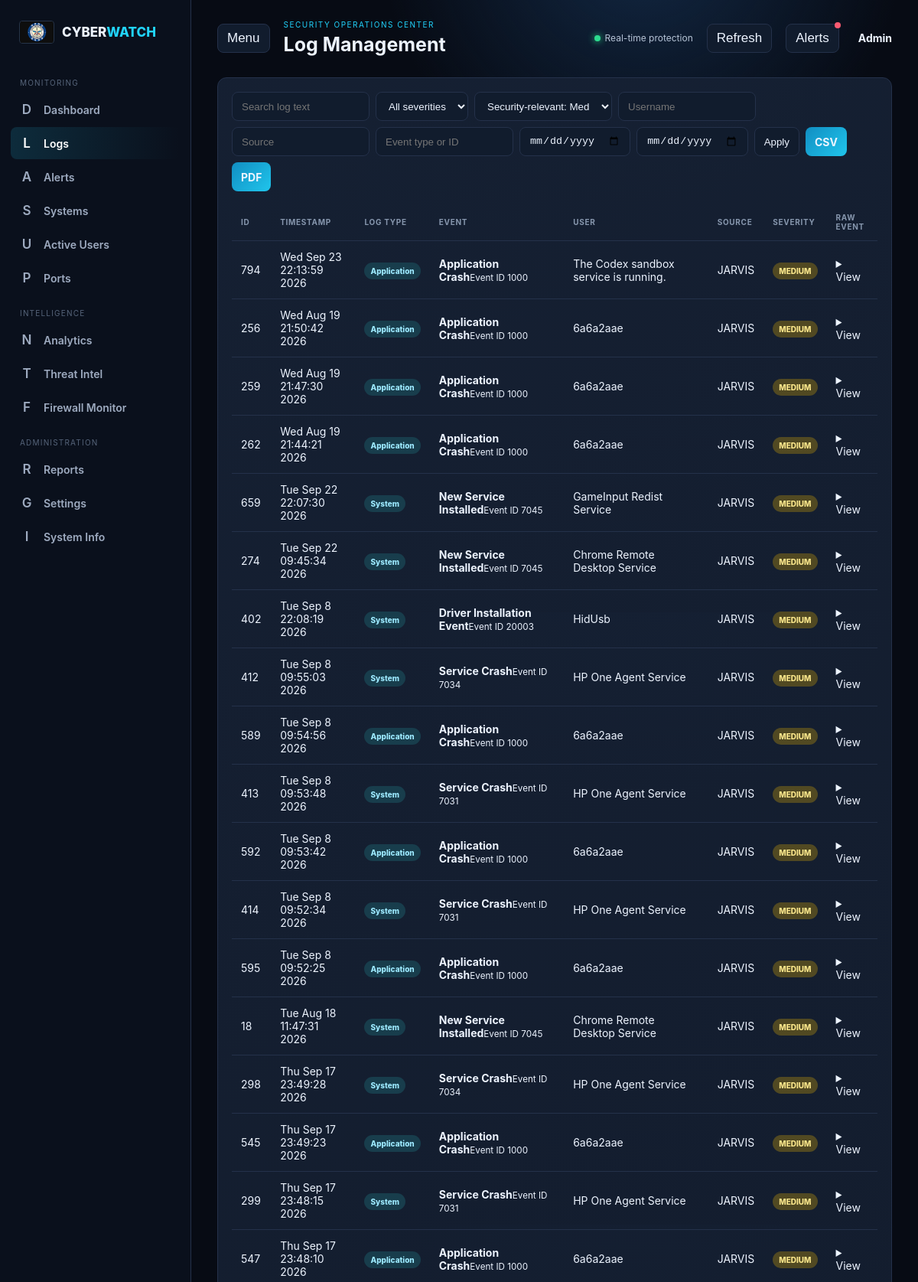
Page /logs (upper part) on the committed database.
### tables this page shows
CREATE TABLE logs(
            id INTEGER PRIMARY KEY AUTOINCREMENT,
            timestamp TEXT NOT NULL,
            event_type TEXT NOT NULL,
            username TEXT NOT NULL DEFAULT 'SYSTEM',
            source TEXT NOT NULL DEFAULT 'Unknown',
            computer TEXT DEFAULT '',
            channel TEXT DEFAULT '',
            event_id INTEGER DEFAULT 0,
            severity TEXT DEFAULT 'INFO',
            message TEXT DEFAULT '',
            raw_event TEXT DEFAULT '',
            record_number INTEGER DEFAULT 0,
            fingerprint TEXT UNIQUE
        );

### app.py (the view)
@app.route("/logs")
def logs_page():
    minimum_severity = request.args.get("minimum_severity", "MEDIUM")
    logs = search_logs(keyword=request.args.get("q", ""), severity=request.args.get("severity", ""), minimum_severity=minimum_severity,
        username=request.args.get("username", ""), source=request.args.get("source", ""),
        event_type=request.args.get("event_type", ""), date_from=request.args.get("date_from", ""),
        date_to=request.args.get("date_to", ""), limit=250)
    logs = [dict(log, explanation=explain_event(dict(log))) for log in logs]
    filters = request.args.to_dict(); filters.setdefault("minimum_severity", minimum_severity)
    return render_template("logs.html", logs=logs, filters=filters)

### app.py (called while the page is built, shortened)
@app.before_request
def require_login():
    if not REQUIRE_LOGIN:
        return None

### database.py (called while the page is built)
def get_connection():
    conn = sqlite3.connect(DB_PATH)
    conn.row_factory = sqlite3.Row
    conn.execute("PRAGMA foreign_keys=ON")
    conn.execute("PRAGMA busy_timeout=5000")
    return conn

def _query_logs(where="", params=(), limit=250, offset=0):
    conn = get_connection()
    query = f"SELECT * FROM logs {where} ORDER BY timestamp DESC, id DESC LIMIT ? OFFSET ?"
    rows = conn.execute(query, (*params, limit, offset)).fetchall()
    conn.close()
    return rows

### severity_policy.py (called while the page is built)
def service_severity(message):
    text = (message or "").lower()
    if any(marker in text for marker in TRUSTED_SERVICE_MARKERS):
        return "LOW"
    if any(marker in text for marker in SUSPICIOUS_SERVICE_MARKERS):
        return "HIGH"
    return "MEDIUM"

### templates/logs.html (shortened to what this page needs)
{% extends "base.html" %}
{% block page_title %}Log Management{% endblock %}
{% block content %}
<section class="panel">
    <form class="filter-bar" method="get">
        <input name="q" placeholder="Search log text" value="{{ filters.get('q', '') }}">
        <select name="severity">
            <option value="">All severities</option>
        </select>
        <select name="minimum_severity">
            <option value="MEDIUM" {% if filters.get('minimum_severity') == 'MEDIUM' %}selected{% endif %}>Security-relevant: Medium and above</option>
        </select>
        <input name="username" placeholder="Username" value="{{ filters.get('username', '') }}">
        <input name="source" placeholder="Source" value="{{ filters.get('source', '') }}">
        <input name="event_type" placeholder="Event type or ID" value="{{ filters.get('event_type', '') }}">
        <input type="date" name="date_from" value="{{ filters.get('date_from', '') }}">
        <input type="date" name="date_to" value="{{ filters.get('date_to', '') }}">
        <button type="submit">Apply</button>
        <a class="button secondary" href="/export/logs/csv?{{ request.query_string.decode() }}">CSV</a>
        <a class="button secondary" href="/export/logs/pdf?{{ request.query_string.decode() }}">PDF</a>
    </form>
    <div class="table-container">
        <table>
            <thead>
            <tr><th>ID</th><th>Timestamp</th><th>Log Type</th><th>Event</th><th>User</th><th>Source</th><th>Severity</th><th>Raw Event</th></tr>
            </thead>
            <tbody>
            {% for log in logs %}
            <tr>
                <td>{{ log.id }}</td>
                <td>{{ log.timestamp }}</td>
                <td><span class="badge info">{{ log.channel or log.source or 'Unknown' }}</span></td>
                <td><b>{{ log.event_type }}</b><small>Event ID {{ log.event_id }}</small></td>
                <td>{{ log.username }}</td>
                <td>{{ log.computer or log.source }}</td>
                <td><span class="badge {{ log.severity|lower }}">{{ log.severity }}</span></td>
                <td>
                    <details>
                        <summary>View</summary>
                    </details>
                </td>
            </tr>
            {% else %}
            <tr><td colspan="8">No logs match the current filters.</td></tr>
            {% endfor %}
            </tbody>
        </table>
    </div>
</section>
{% endblock %}

### static/css/style.css (style rules this page uses)
:root { --bg:#070b14;--panel:#101827;--panel2:#151f31;--line:#24314a;--text:#edf4ff;--muted:#91a0b7;--cyan:#21d4fd;--green:#2cdb8e;--red:#fb5a71;--purple:#9b7cff }
* { box-sizing:border-box }
body { margin:0;background:radial-gradient(circle at 70% -10%,#122844 0,transparent 28%),var(--bg);color:var(--text);font:14px Inter,Segoe UI,Arial,sans-serif }
a { color:inherit;text-decoration:none }
.menu,.round,button,.button,select,input { background:#111c2d;border:1px solid var(--line);border-radius:8px;color:var(--text);min-height:38px;padding:0 12px }
.button { display:inline-flex;align-items:center;justify-content:center;background:linear-gradient(135deg,#118ec2,#20c5ec);border:0;font-weight:700 }
.metric-card,.panel { border:1px solid var(--line);background:linear-gradient(145deg,rgba(22,33,52,.94),rgba(12,19,32,.94));border-radius:12px }
.panel { padding:18px;min-width:0 }
.badge { border-radius:99px;font-size:10px;padding:5px 8px;height:max-content;font-weight:800;background:#253249 }
.badge.medium { background:#514922;color:#f9e58a }
.badge.info { background:#183d4c;color:#9deaff }
.filter-bar,.case-form { display:flex;flex-wrap:wrap;gap:8px;margin-bottom:16px }
.filter-bar input,.filter-bar select { max-width:180px }
.table-container { overflow:auto }
table { border-collapse:collapse;width:100%;min-width:700px }
th,td { text-align:left;padding:12px;border-bottom:1px solid var(--line) }
th { font-size:10px;color:#8797ae;text-transform:uppercase;letter-spacing:.7px }

### rows in the picture
logs: id "794", timestamp "Wed Sep 23 22:13:59 2026", channel "Application", event_type "Application Crash", event_id "1000", username "The Codex sandbox service is running.", computer "JARVIS", severity "MEDIUM"
logs: id "256", timestamp "Wed Aug 19 21:50:42 2026", channel "Application", event_type "Application Crash", event_id "1000", username "6a6a2aae", computer "JARVIS", severity "MEDIUM"
logs: id "259", timestamp "Wed Aug 19 21:47:30 2026", channel "Application", event_type "Application Crash", event_id "1000", username "6a6a2aae", computer "JARVIS", severity "MEDIUM"
logs: id "262", timestamp "Wed Aug 19 21:44:21 2026", channel "Application", event_type "Application Crash", event_id "1000", username "6a6a2aae", computer "JARVIS", severity "MEDIUM"
logs: id "659", timestamp "Tue Sep 22 22:07:30 2026", channel "System", event_type "New Service Installed", event_id "7045", username "GameInput Redist Service", computer "JARVIS", severity "MEDIUM"
logs: id "274", timestamp "Tue Sep 22 09:45:34 2026", channel "System", event_type "New Service Installed", event_id "7045", username "Chrome Remote Desktop Service", computer "JARVIS", severity "MEDIUM"
logs: id "402", timestamp "Tue Sep 8 22:08:19 2026", channel "System", event_type "Driver Installation Event", event_id "20003", username "HidUsb", computer "JARVIS", severity "MEDIUM"
logs: id "412", timestamp "Tue Sep 8 09:55:03 2026", channel "System", event_type "Service Crash", event_id "7034", username "HP One Agent Service", computer "JARVIS", severity "MEDIUM"
logs: id "589", timestamp "Tue Sep 8 09:54:56 2026", channel "Application", event_type "Application Crash", event_id "1000", username "6a6a2aae", computer "JARVIS", severity "MEDIUM"
logs: id "413", timestamp "Tue Sep 8 09:53:48 2026", channel "System", event_type "Service Crash", event_id "7031", username "HP One Agent Service", computer "JARVIS", severity "MEDIUM"
logs: id "592", timestamp "Tue Sep 8 09:53:42 2026", channel "Application", event_type "Application Crash", event_id "1000", username "6a6a2aae", computer "JARVIS", severity "MEDIUM"
logs: id "414", timestamp "Tue Sep 8 09:52:34 2026", channel "System", event_type "Service Crash", event_id "7031", username "HP One Agent Service", computer "JARVIS", severity "MEDIUM"
logs: id "595", timestamp "Tue Sep 8 09:52:25 2026", channel "Application", event_type "Application Crash", event_id "1000", username "6a6a2aae", computer "JARVIS", severity "MEDIUM"
logs: id "18", timestamp "Tue Aug 18 11:47:31 2026", channel "System", event_type "New Service Installed", event_id "7045", username "Chrome Remote Desktop Service", computer "JARVIS", severity "MEDIUM"
logs: id "298", timestamp "Thu Sep 17 23:49:28 2026", channel "System", event_type "Service Crash", event_id "7034", username "HP One Agent Service", computer "JARVIS", severity "MEDIUM"
logs: id "545", timestamp "Thu Sep 17 23:49:23 2026", channel "Application", event_type "Application Crash", event_id "1000", username "6a6a2aae", computer "JARVIS", severity "MEDIUM"
logs: id "299", timestamp "Thu Sep 17 23:48:15 2026", channel "System", event_type "Service Crash", event_id "7031", username "HP One Agent Service", computer "JARVIS", severity "MEDIUM"
logs: id "547", timestamp "Thu Sep 17 23:48:10 2026", channel "Application", event_type "Application Crash", event_id "1000", username "6a6a2aae", computer "JARVIS", severity "MEDIUM"
